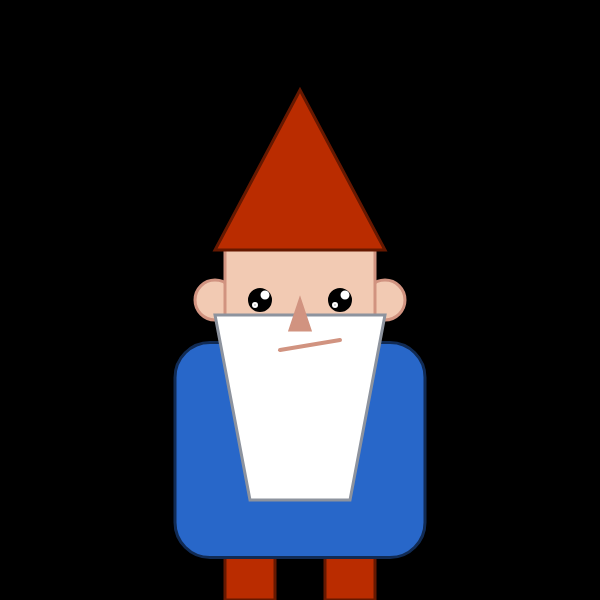
Frame 1 (no input)
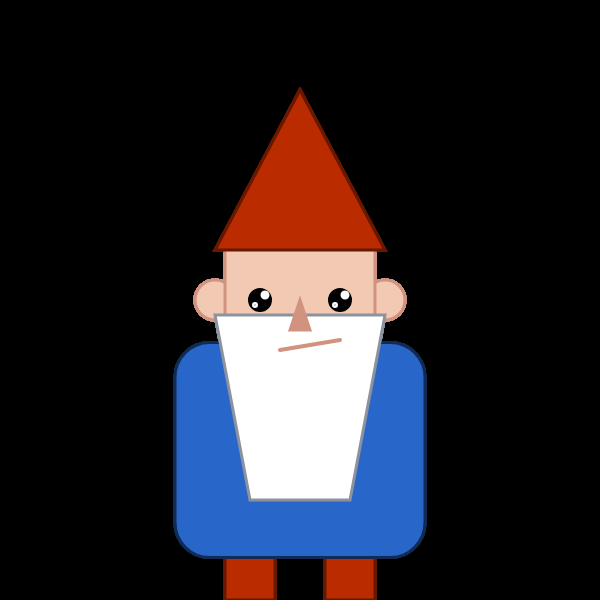
Frame 60 (no input)
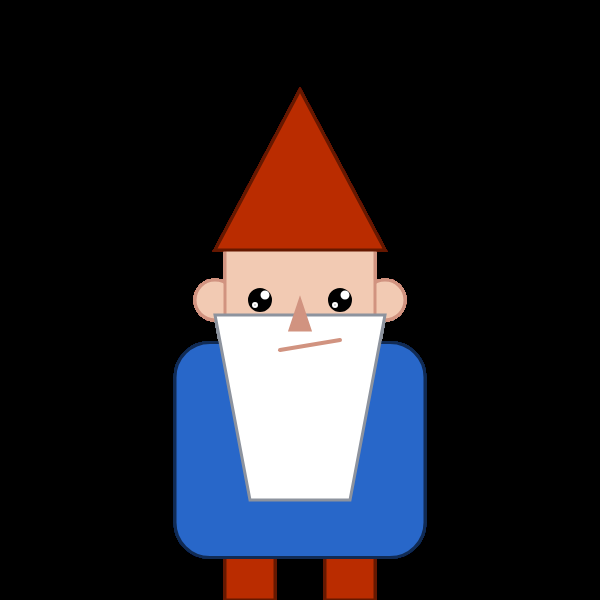
Frame 120 (the mouse pressed at the canvas centre since frame 60)

The p5.js sketch that drew these frames (run headless with seeded random() and noise() and a simulated clock; from frame 60 on, the mouse is pressed at the canvas centre):

// p5.js sketch
// ── sketch.js


let lxo = 0;
let lyo = 0;


function setup() {
 // put setup code here
 createCanvas(600,600);
  background(0);
  noStroke();
  rectMode(CENTER);
}


function draw() {
  
  noStroke();

  // let r = random(30);
  // let m = mouseX;
  // console.log(m + " " + r);
  // if (m < width/2)  {
  //   background(m);
  //   ellipse(m, height/2, r * 5, r * 2);
  // } else {
  //   background(width -m );
  //   rect(m, height/2, r * 2, r * 5);
  // }

  // for (let i=0; i < height; i+=20) {
  //   fill(20 + i,20,100);
  //   rect(0, i, width, 10);
  //   fill(100 + i, 100, 250);
  //   rect(i, 0, 10, height);
  //   console.log(i);
  // }

  // for (let i = 0; i < 400; i += 20) {
  //   for (let j = 0; j < 400; j += 20) {
  //     rand = random(255);
  //     fill(rand);
  //     rect( i+5, j+5, 10, 10 );
  //     console.log("this has a greyscale value of" + rand);
  //   }
  // }

  strokeWeight(3);
  //legs
  stroke(102, 24, 0);
  fill(186, 44, 0);
  rect(250+ lxo, 500 +lyo, 50, 200);
  rect(350+ lxo, 500 +lyo, 50, 200);

  //body
  stroke(17, 43, 84)
  fill(40, 103, 201)
  rect(300+ lxo, 450 +lyo, 250, 215, 35);

  //face
  strokeWeight(3);
  fill(242, 202, 179);
  stroke(209, 147, 128);
  //ears
  ellipse(215 +lxo, 300 +lyo, 40, 40);
  ellipse(385 +lxo, 300 +lyo, 40, 40);
  //head
  rect(300 + lxo, 300 + lyo, 150, 200, 50, 50, 75, 75);
  //beard
  stroke(141, 147, 158);
  fill(255);
  quad(215+ lxo, 315 +lyo, 385+ lxo, 315 +lyo, 350+ lxo, 500 +lyo, 250+ lxo, 500 +lyo);  

  //nose
  stroke(209, 147, 128);
  fill(209, 147, 128);
  triangle(300 + lxo, 300 + lyo, 290+ lxo, 330 + lyo, 310+ lxo, 330 + lyo);
  //mouth
  strokeWeight(4);
  line(280 + lxo, 350 + lyo, 340+ lxo, 340 + lyo);

  //eyes
  stroke(0);
  fill(0);
  ellipse(260 + lxo, 300 + lyo, 20, 20);
  ellipse(340 + lxo, 300 + lyo, 20, 20);
  //shine
  stroke(255);
  fill(255, 255, 255,);
  ellipse(265 + lxo, 295 + lyo, 5, 5);
  ellipse(345 + lxo, 295 + lyo, 5, 5);
  ellipse(255 + lxo, 305 + lyo, 2, 2);
  ellipse(335 + lxo, 305 + lyo, 2, 2);


  //hat
  strokeWeight(3);
  stroke(102, 24, 0);
  fill(186, 44, 0);
  triangle(300 + lxo, 90 + lyo, 215 + lxo, 250 + lyo, 385 + lxo, 250 + lyo);



  // if ( mouseIsPressed) {

  //   if ( mouseX < 100) {
    
  //     if ( mouseY < 100) {
  //       fill(255);
  //     ellipse(width/4, height/4, 60, 60);
  //     }
    
  //   }
    
  //   if ( mouseX > 400) {
    
  //     if ( mouseY > 400) {
  //       fill(200,0,100);
  //     rect(width/1.5, height/1.5, 80, 80,10);
  //     }
  //   }
    
  //   }
    
    
  //   if ( mouseX > 200 &&  mouseX < 300 ) {
  //     if ( mouseY > 200 &&  mouseY < 300 ) {
  //        fill(255,0,0,90);
  //        triangle(200,240,240,180,270,240);
  //     }
  //   }




}
